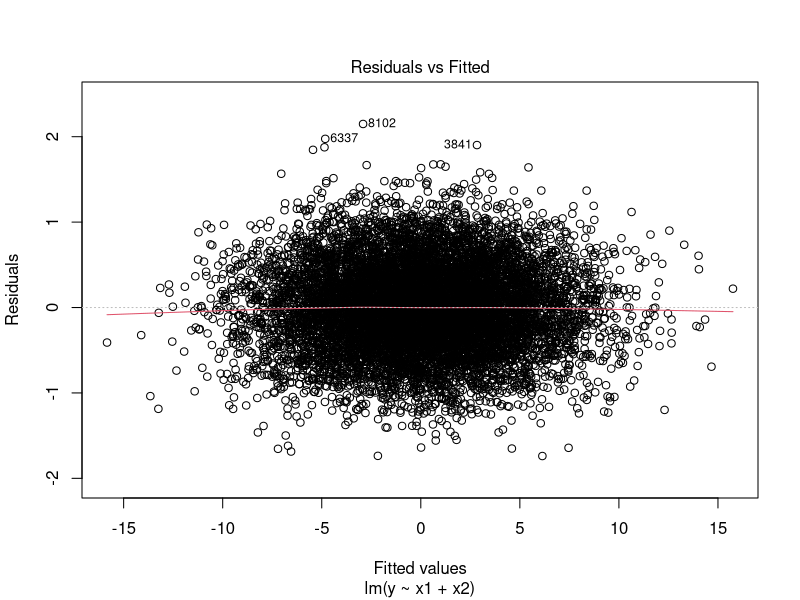
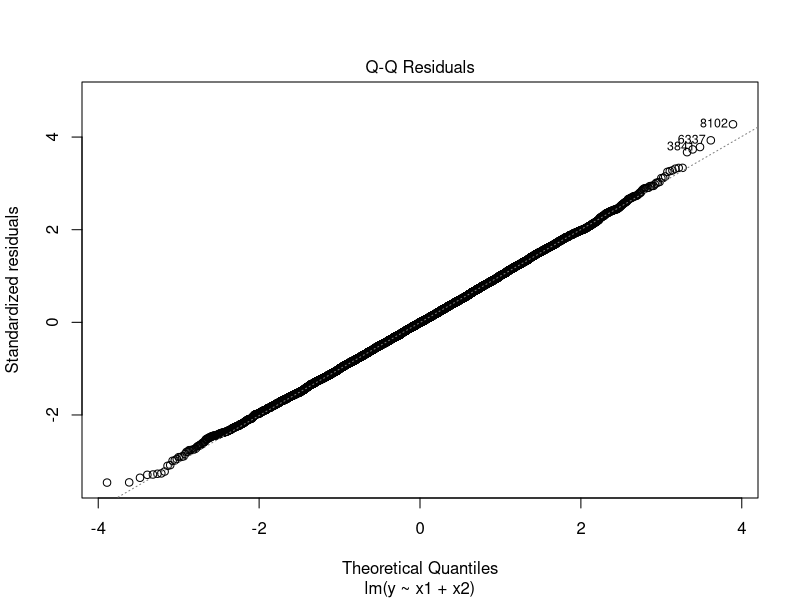
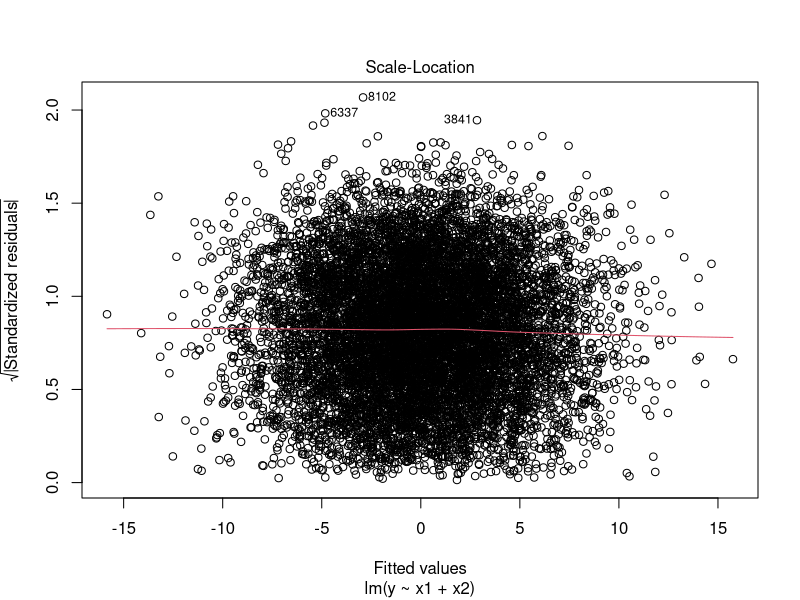
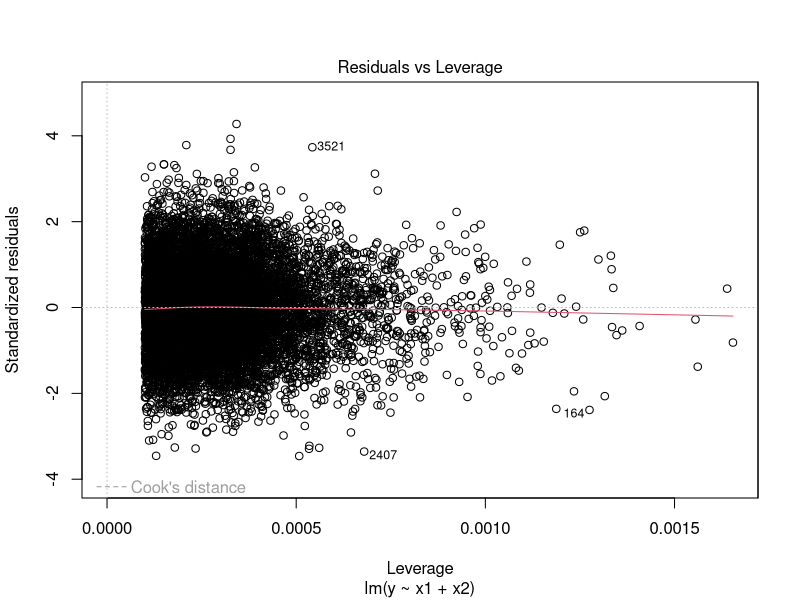

R code for these plots, in order:
library(data.table)

set.seed(123)
n = 10000
dt <- data.table(id = 1:n)
dt[, x1 := rnorm(.N, mean = 0, sd = 2)]
dt[, x2 := runif(.N, min = -1, max = 1)]
dt[, y := 2 * x1 + x2 + 0.5 * rnorm(.N)]

model <- lm(y ~ x1 + x2, data = dt)
rows <- 1:nrow(dt)
summary(model)

plot(model)
